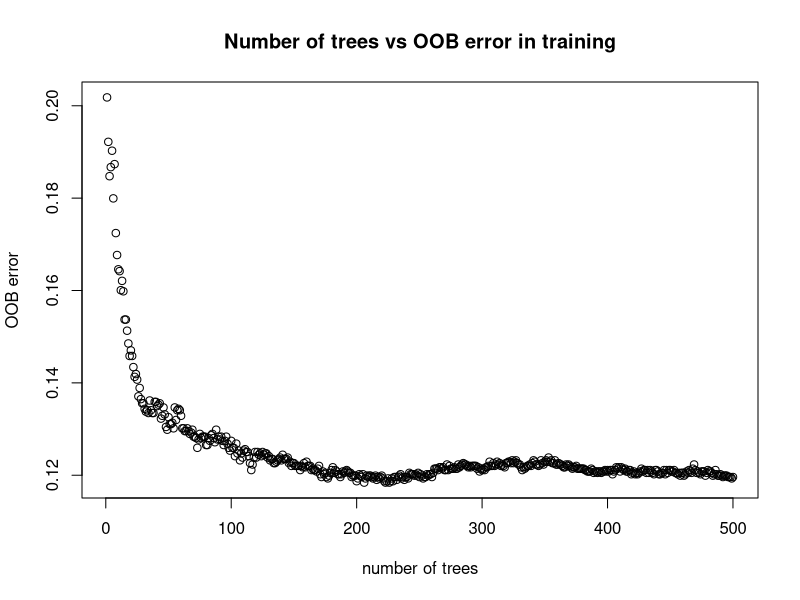
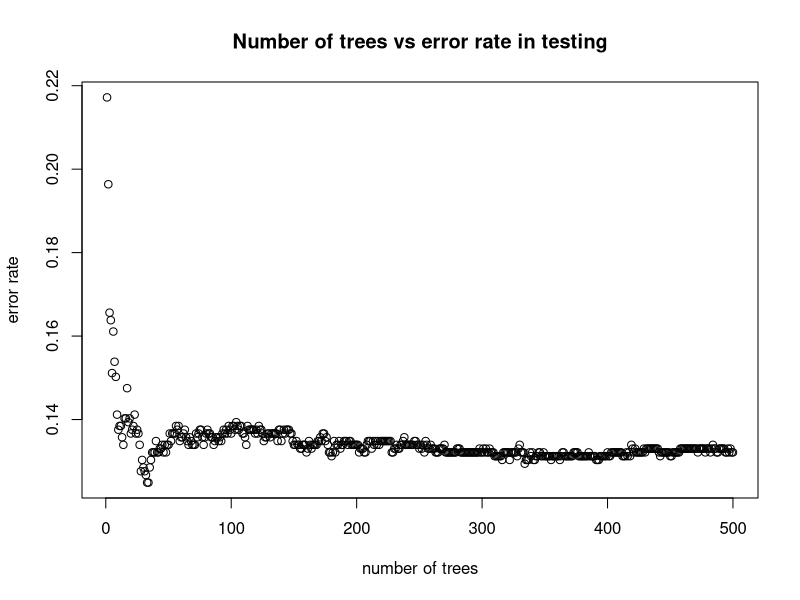
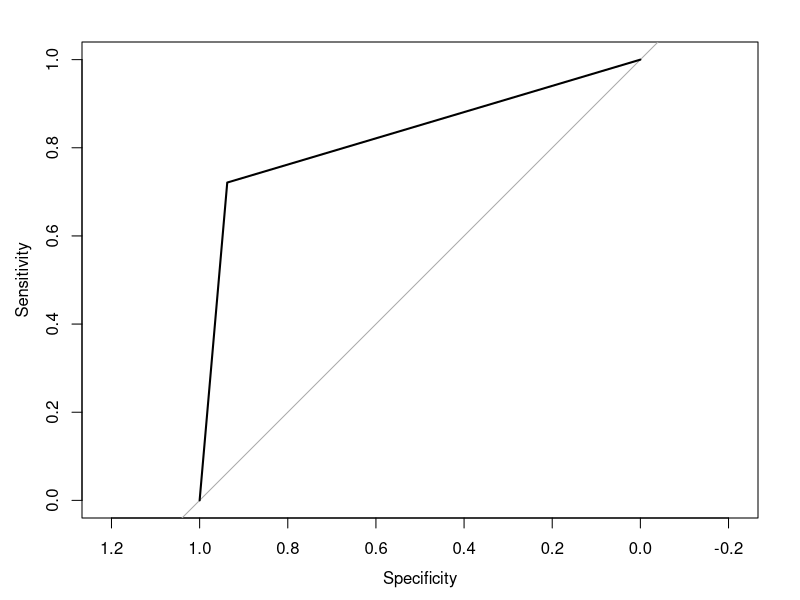
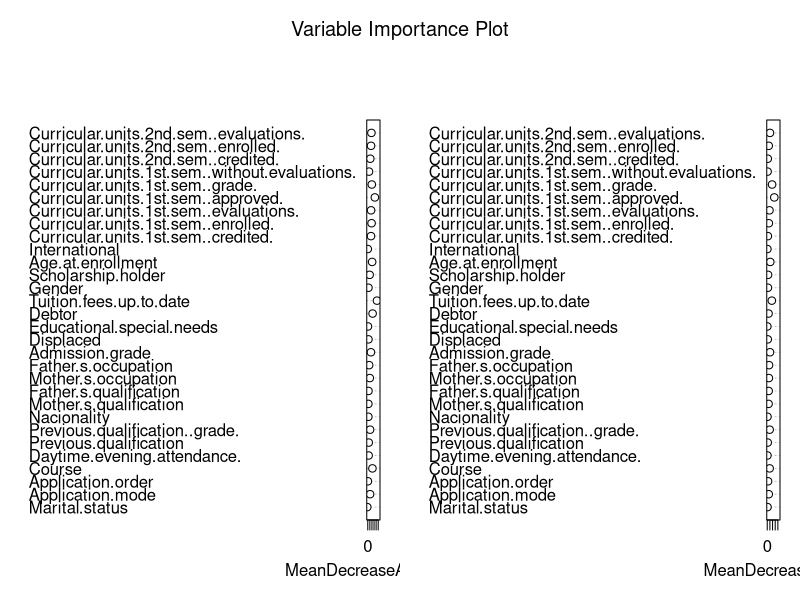
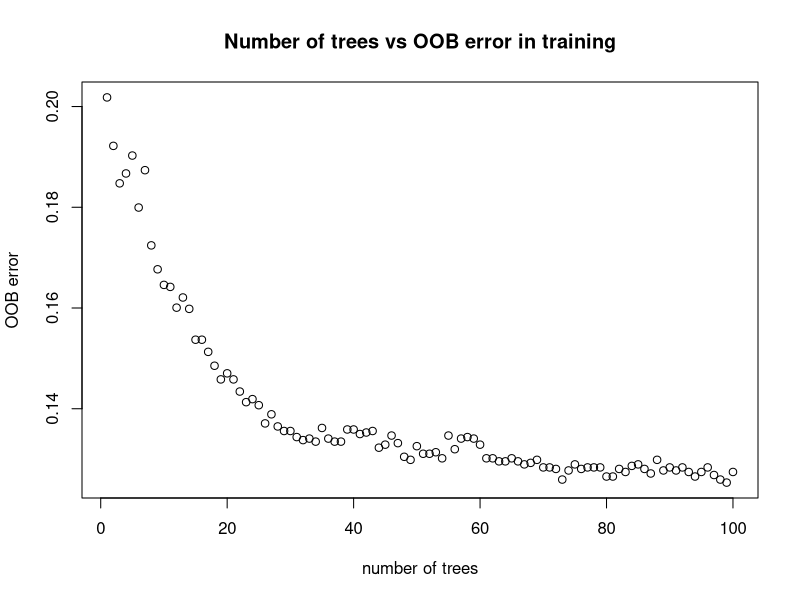
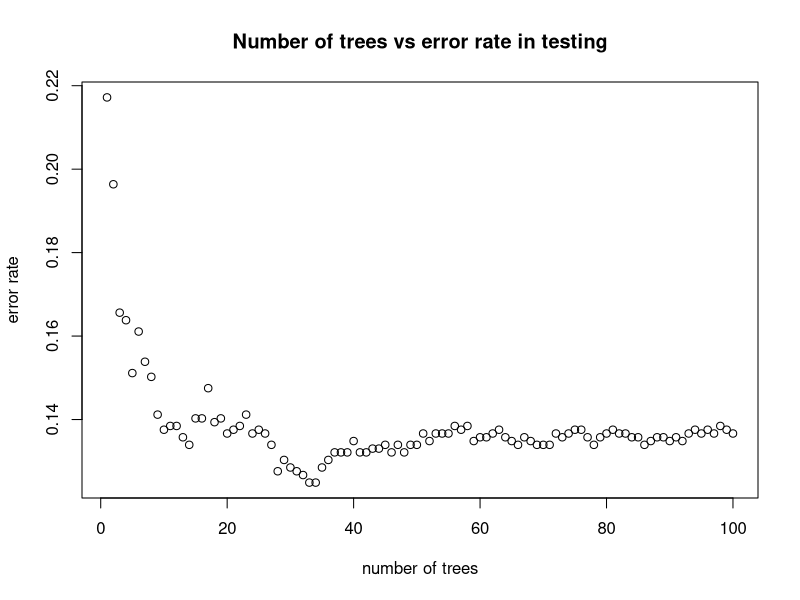
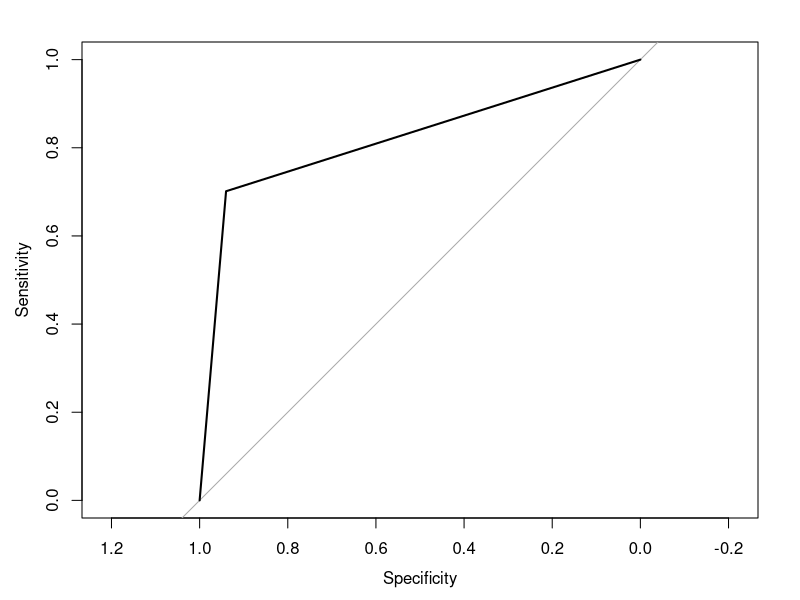
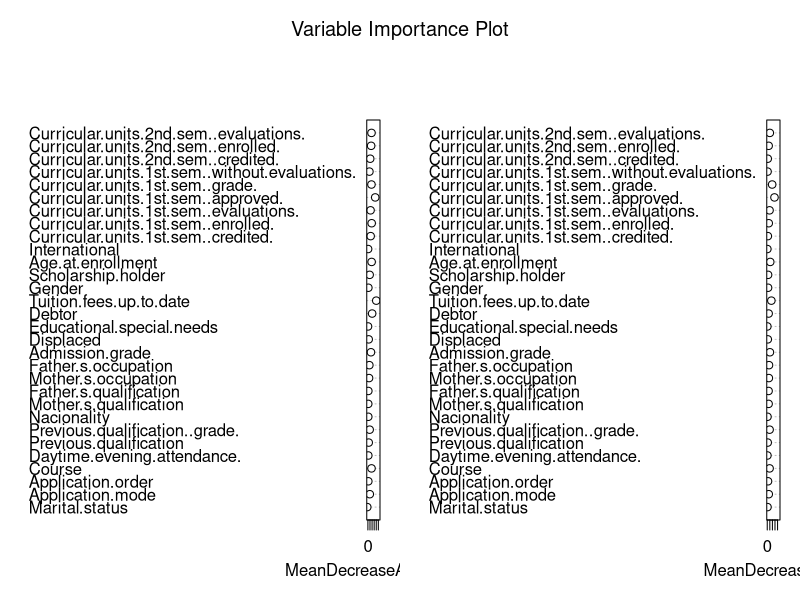

The R source for these figures, in order:
#Code for random forest classifier

#set working directory appropriately. It's recommended to set it to where your folder 636-project lives.
#Check current working directory with getwd()
#Set current working directory with setwd()
#read two class datasets
train_data = read.csv("train_data_two_class.csv", header = TRUE)
test_data = read.csv("test_data_two_class.csv", header = TRUE)

#scaling is not necessary for random forests
xtrain = train_data[ , !(names(train_data) %in% "Target")]
xtest = test_data[ , !(names(test_data) %in% "Target")]
ytrain = train_data["Target"]
ytrain$Target = ifelse(ytrain$Target == "Dropout", 1, 0) 
ytest = test_data["Target"]
ytest$Target = ifelse(ytest$Target == "Dropout", 1, 0) 

#this does bagging for OOB error calculation so technically no need for cv.
randomforestclassifier = function(ntree){
  require(randomForest)
  set.seed(120)  # Setting seed 
  classifier_RF = randomForest(x = xtrain, 
                               y = as.factor(ytrain$Target), 
                               xtest = xtest,
                               ytest = as.factor(ytest$Target),
                               importance = TRUE,
                               keep.forest = TRUE,
                               ntree = ntree) 
  print(classifier_RF) 
  print(classifier_RF$confusion) #confusion matrix
  #print(classifier_RF$err.rate) #OOB error on training data
  plot(1:ntree, classifier_RF$err.rate[,1], main = "Number of trees vs OOB error in training", 
       xlab = "number of trees", ylab = "OOB error")
  #print(classifier_RF$importance) #variable importance
  
  #look at testset metrics
  #print(classifier_RF$test$err.rate) #in-place error on testing data
  plot(1:ntree, classifier_RF$test$err.rate[,1], main = "Number of trees vs error rate in testing", 
       xlab = "number of trees", ylab = "error rate")
  print(classifier_RF$test$confusion)
  
  #compute roc auc
  require(pROC)
  pred=predict(classifier_RF, newdata = xtest, type="prob")
  pred = ifelse(pred[,2] > 0.5, 1, 0)
  roc_object = roc(ytest$Target, pred)
  print(auc(roc_object)) 
  plot.roc(roc_object)
  
  varImpPlot(classifier_RF, sort = FALSE, main = "Variable Importance Plot")
}

# 500 trees. #Test set error rate: 13.21%.  OOB estimate of  error rate: 11.96%. 
#auc=0.8292
#No. of variables tried at each split: 6
randomforestclassifier(500) 
#Test set error rate: 13.67%.OOB estimate of  error rate: 12.74%. auc: 0.8207
randomforestclassifier(100)

